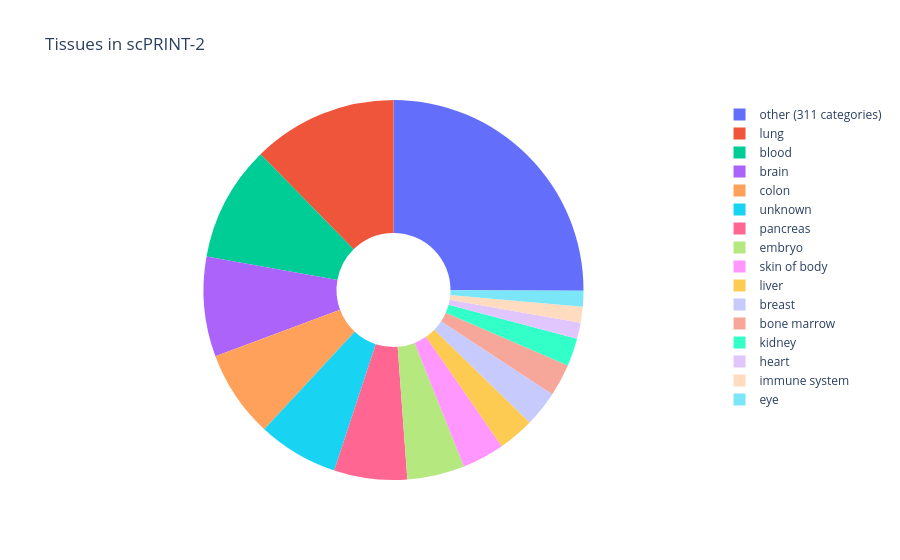

The notebook cell this image was saved under:
### Markdown cell above
With no labels:

### Code cell
# Create a camembert plot
fig = px.pie(
    names=list(tissues.keys()),
    values=tissues.values(),
    title="Tissues in scPRINT-2",
    hole=0.3  # for a donut-style camembert
)

fig.update_traces(textinfo="none") 
fig.show()
# Export to PDF
# pio.write_image(fig, "tissues_pie_plotly.pdf")

labels = list(fig.data[0].labels)
values = list(fig.data[0].values)
total = sum(values)

df_pct = pd.DataFrame({
    "label": labels,
    "count": values,
    "percent": [v / total * 100 for v in values],
}).sort_values("percent", ascending=False)
df_pct

### Figure 1 — Plotly figure (JSON) as saved in the notebook; plotly's stock layout.template omitted (floating-point values rounded to 4 significant figures)
{"data": [{"domain": {"x": [0.0, 1.0], "y": [0.0, 1.0]}, "hole": 0.3, "hovertemplate": "label=%{label}<br>value=%{value}<extra></extra>", "labels": ["lung", "blood", "brain", "colon", "unknown", "pancreas", "embryo", "skin of body", "liver", "breast", "bone marrow", "kidney", "heart", "immune system", "eye", "other (311 categories)"], "legendgroup": "", "name": "", "showlegend": true, "textinfo": "none", "type": "pie", "values": [42868831, 34179961, 29530595, 25830811, 23810521, 21597602, 16976623, 12513695, 10683313, 10539762, 9543512, 8213043, 4800567, 4687291, 4677504, 87104297]}], "layout": {"legend": {"tracegroupgap": 0}, "title": {"text": "Tissues in scPRINT-2"}}}
